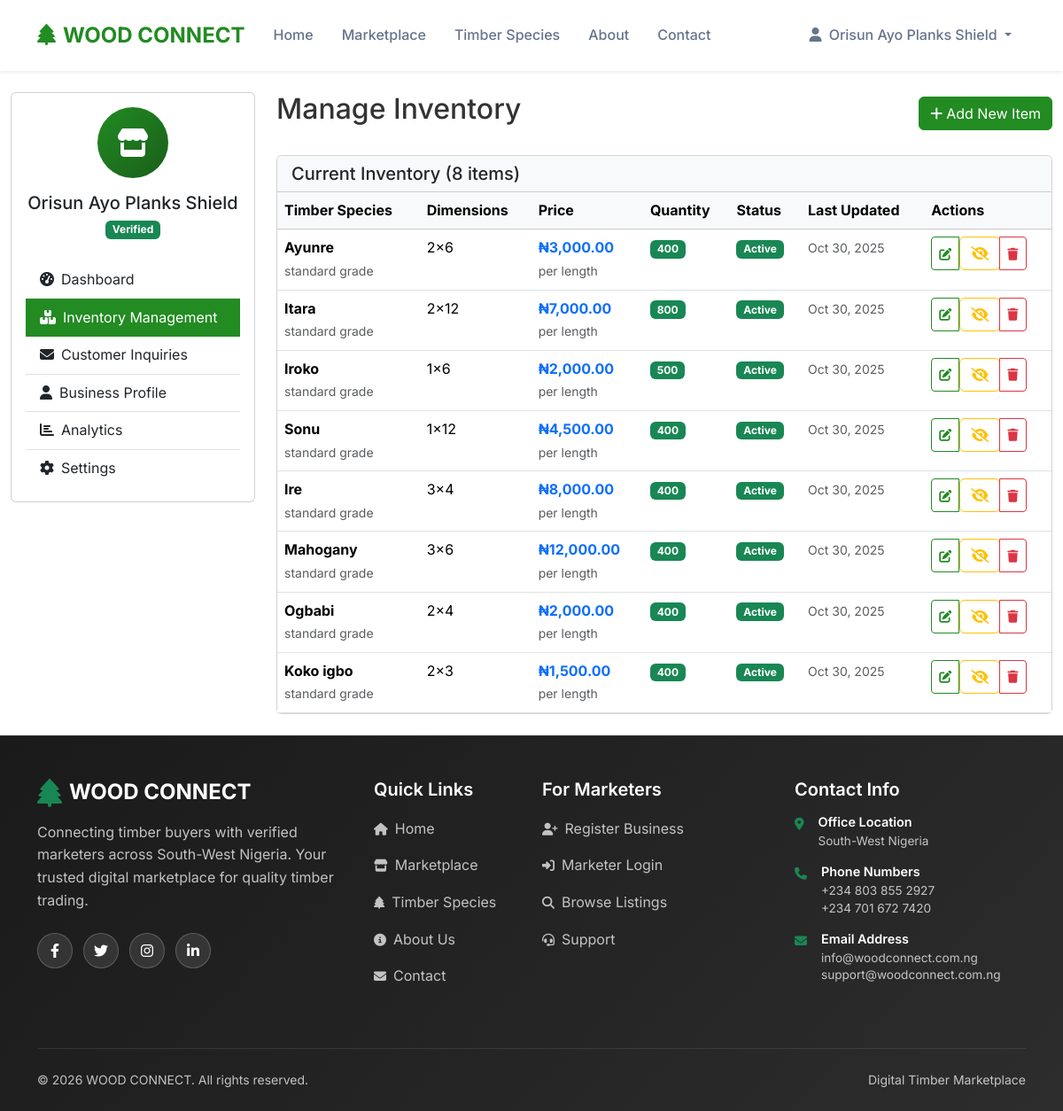
The page /dashboard/marketer/inventory.php (signed in) on the database its author committed.
### tables this page shows
CREATE TABLE `inventory` (
  `id` int(11) NOT NULL,
  `marketer_id` int(11) NOT NULL,
  `species_id` int(11) NOT NULL,
  `dimensions` varchar(50) NOT NULL,
  `price_per_unit` decimal(10,2) NOT NULL,
  `quantity_available` int(11) NOT NULL DEFAULT 0,
  `unit_type` enum('length','piece','bundle') DEFAULT 'length',
  `quality_grade` enum('premium','standard','economy') DEFAULT 'standard',
  `description` text DEFAULT NULL,
  `image_path` varchar(500) DEFAULT NULL,
  `is_available` tinyint(1) DEFAULT 1,
  `created_at` timestamp NOT NULL DEFAULT current_timestamp(),
  `updated_at` timestamp NOT NULL DEFAULT current_timestamp() ON UPDATE current_timestamp()
);

CREATE TABLE `species` (
  `id` int(11) NOT NULL,
  `scientific_name` varchar(255) NOT NULL,
  `common_names` longtext NOT NULL CHECK (json_valid(`common_names`)),
  `family` varchar(100) DEFAULT NULL,
  `density_range` varchar(100) DEFAULT NULL,
  `durability` varchar(50) DEFAULT NULL,
  `timber_value_rank` int(11) DEFAULT 1,
  `common_uses` longtext DEFAULT NULL CHECK (json_valid(`common_uses`)),
  `description` text DEFAULT NULL,
  `image_path` varchar(500) DEFAULT NULL,
  `created_at` timestamp NOT NULL DEFAULT current_timestamp(),
  `updated_at` timestamp NOT NULL DEFAULT current_timestamp() ON UPDATE current_timestamp()
);

### includes/functions.php (called while the page is built, shortened)
<?php
function formatNaira($amount)
{
    return '₦' . number_format($amount, 2);
}

### dashboard/marketer/inventory.php (the view, shortened to what this page needs)
<?php
require_once '../../includes/config.php';
$marketer_id = $_SESSION['marketer_id'];
$inventory_stmt = $pdo->prepare("
    SELECT i.*, s.scientific_name, s.common_names
    FROM inventory i
    JOIN species s ON i.species_id = s.id
    WHERE i.marketer_id = ?
    ORDER BY i.updated_at DESC
");
$inventory_stmt->execute([$marketer_id]);
$inventory_items = $inventory_stmt->fetchAll(PDO::FETCH_ASSOC);
?>
    <?php include '../../includes/header.php'; ?>
    <div class="container-fluid py-4">
        <div class="row">
            <div class="col-lg-3">
                <?php include 'sidebar.php'; ?>
            </div>
            <div class="col-lg-9">
                <div class="d-flex justify-content-between align-items-center mb-4">
                    <h2>Manage Inventory</h2>
                    <button type="button" class="btn btn-primary" data-bs-toggle="modal" data-bs-target="#addInventoryModal">
                        <i class="fas fa-plus me-1"></i>Add New Item
                    </button>
                </div>
                <div class="card">
                    <div class="card-header bg-light">
                        <h5 class="mb-0">Current Inventory (<?php echo count($inventory_items); ?> items)</h5>
                    </div>
                    <div class="card-body p-0">
                        <?php if (empty($inventory_items)): ?>
                            <div class="text-center py-5">
                                <i class="fas fa-boxes fa-3x text-muted mb-3"></i>
                                <h5>No inventory items yet</h5>
                                <p class="text-muted">Start by adding your first timber listing.</p>
                                <button type="button" class="btn btn-primary" data-bs-toggle="modal" data-bs-target="#addInventoryModal">
                                    Add Your First Item
                                </button>
                            </div>
                        <?php else: ?>
                            <div class="table-responsive">
                                <table class="table table-hover mb-0">
                                    <thead class="table-light">
                                        <tr>
                                            <th>Timber Species</th>
                                            <th>Dimensions</th>
                                            <th>Price</th>
                                            <th>Quantity</th>
                                            <th>Status</th>
                                            <th>Last Updated</th>
                                            <th>Actions</th>
                                        </tr>
                                    </thead>
                                    <tbody>
                                        <?php foreach ($inventory_items as $item):
                                            $common_names = json_decode($item['common_names'], true);
                                            $species_name = $common_names[0] ?? $item['scientific_name'];
                                        ?>
                                            <tr>
                                                <td>
                                                    <strong><?php echo htmlspecialchars($species_name); ?></strong>
                                                    <br><small class="text-muted"><?php echo $item['quality_grade']; ?> grade</small>
                                                </td>
                                                <td><?php echo $item['dimensions']; ?></td>
                                                <td>
                                                    <strong class="text-primary"><?php echo formatNaira($item['price_per_unit']); ?></strong>
                                                    <br><small class="text-muted">per <?php echo $item['unit_type']; ?></small>
                                                </td>
                                                <td>
                                                    <span class="badge bg-<?php echo $item['quantity_available'] > 10 ? 'success' : ($item['quantity_available'] > 0 ? 'warning' : 'danger'); ?>">
                                                        <?php echo $item['quantity_available']; ?>
                                                    </span>
                                                </td>
                                                <td>
                                                    <span class="badge bg-<?php echo $item['is_available'] ? 'success' : 'secondary'; ?>">
                                                        <?php echo $item['is_available'] ? 'Active' : 'Inactive'; ?>
                                                    </span>
                                                </td>
                                                <td>
                                                    <small class="text-muted">
                                                        <?php echo date('M j, Y', strtotime($item['updated_at'])); ?>
                                                    </small>
                                                </td>
                                                <td>
                                                    <div class="btn-group btn-group-sm">
                                                        <button type="button" class="btn btn-outline-primary"
                                                                data-bs-toggle="modal" data-bs-target="#editInventoryModal"
                                                                data-item='<?php echo json_encode($item); ?>'>
                                                            <i class="fas fa-edit"></i>
                                                        </button>
                                                        <form method="POST" class="d-inline">
                                                            <button type="submit" name="toggle_availability" class="btn btn-outline-<?php echo $item['is_available'] ? 'warning' : 'success'; ?>">
                                                                <i class="fas fa-<?php echo $item['is_available'] ? 'eye-slash' : 'eye'; ?>"></i>
                                                            </button>
                                                        </form>
                                                        <button type="button" class="btn btn-outline-danger"
                                                                onclick="confirmDelete(<?php echo $item['id']; ?>, '<?php echo htmlspecialchars($species_name); ?>')">
                                                            <i class="fas fa-trash"></i>
                                                        </button>
                                                    </div>
                                                </td>
                                            </tr>
                                        <?php endforeach; ?>
                                    </tbody>
                                </table>
                            </div>
                        <?php endif; ?>
                    </div>
                </div>
            </div>
        </div>
    </div>
    <?php include '../../includes/footer.php'; ?>
</body>
</html>

### assets/css/style.css (style rules this page uses)
:root { --primary-green: #228B22; --earth-brown: #8B4513; --warm-amber: #D2691E; --slate-gray: #64748b; --off-white: #f8fafc; --forest-dark: #1a5e1a; }
* { margin: 0; padding: 0; box-sizing: border-box; }
body { font-family: 'Inter', sans-serif; line-height: 1.6; color: #333; background-color: #fff; }
.btn-primary { background: var(--primary-green); border-color: var(--primary-green); color: white; }
.btn-outline-primary { border-color: var(--primary-green); color: var(--primary-green); }
html, body { height: 100%; }
body { display: flex; flex-direction: column; min-height: 100vh; }

### rows shown on the page
inventory: species.common_names "Ayunre", quality_grade "standard", dimensions "2x6", price_per_unit "₦3,000.00", unit_type "length", quantity_available "400", is_available "Active", updated_at "Oct 30, 2025"
inventory: species.common_names "Itara", quality_grade "standard", dimensions "2x12", price_per_unit "₦7,000.00", unit_type "length", quantity_available "800", is_available "Active", updated_at "Oct 30, 2025"
inventory: species.common_names "Iroko", quality_grade "standard", dimensions "1x6", price_per_unit "₦2,000.00", unit_type "length", quantity_available "500", is_available "Active", updated_at "Oct 30, 2025"
inventory: species.common_names "Sonu", quality_grade "standard", dimensions "1x12", price_per_unit "₦4,500.00", unit_type "length", quantity_available "400", is_available "Active", updated_at "Oct 30, 2025"
inventory: species.common_names "Ire", quality_grade "standard", dimensions "3x4", price_per_unit "₦8,000.00", unit_type "length", quantity_available "400", is_available "Active", updated_at "Oct 30, 2025"
inventory: species.common_names "Mahogany", quality_grade "standard", dimensions "3x6", price_per_unit "₦12,000.00", unit_type "length", quantity_available "400", is_available "Active", updated_at "Oct 30, 2025"
inventory: species.common_names "Ogbabi", quality_grade "standard", dimensions "2x4", price_per_unit "₦2,000.00", unit_type "length", quantity_available "400", is_available "Active", updated_at "Oct 30, 2025"
inventory: species.common_names "Koko igbo", quality_grade "standard", dimensions "2x3", price_per_unit "₦1,500.00", unit_type "length", quantity_available "400", is_available "Active", updated_at "Oct 30, 2025"

### other values the page prints
$userInfo['name'] "Orisun Ayo Planks Shield"
$_SESSION['marketer_business_name'] "Orisun Ayo Planks Shield"
count($inventory_items) "8"
